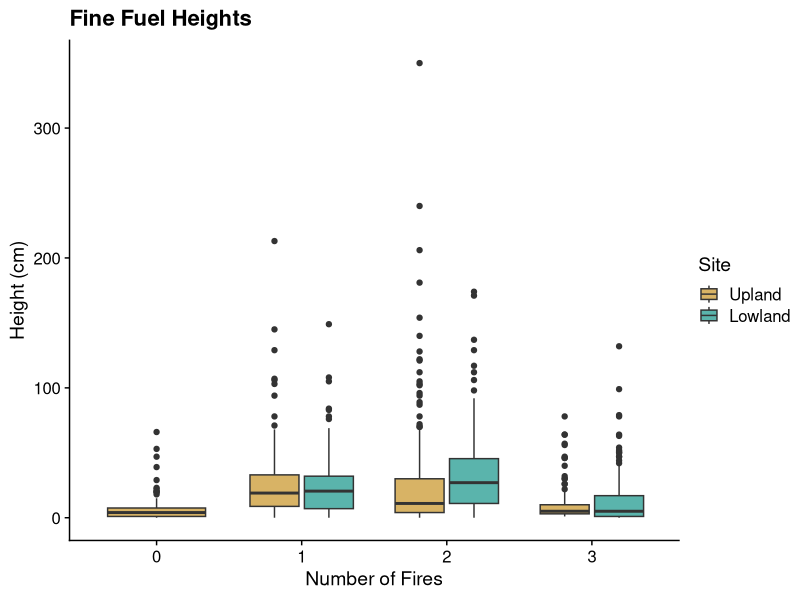

This chart was generated by the following R code: (Note: this script raises an error after producing the figure.)
# graphing fine fuel heights

library(ggplot2)
library(cowplot)
theme_set(theme_cowplot())
library(tidyverse)
library(here)

fine <- read.csv(here("data/FFL_raw.csv"))

ggplot(fine, aes(x = as.factor(TREAT), y = HEIGHT, fill = SITE)) + 
  geom_boxplot() + 
  labs(x = "Number of Fires", y = "Height (cm)", title = "Fine Fuel Heights") + 
  scale_fill_manual(values = c("#d8b365", "#5ab4ac"),
                    labels = c("Upland", "Lowland"),
                    name = "Site")
# taking out NAs
fine <- fine %>%
  filter(HEIGHT != "NA")

test <- fine %>%
  group_by(SITE, TREAT, PLOT, LINE) %>%
  summarise(AV_height = mean(HEIGHT))

# bringing in interval
int <- read.csv(here("data/cwd_tons.h.csv"))
int <- int %>%
  select(c("PLOT", "Interval"))

for(i in 1:length(plot.names)) {
  plot.int[i] <- int$Interval[int$PLOT == plot.names[i]]
}
plot.int

test$Interval <- plot.int

ggplot(test, aes(x = Interval,
                 y = AV_height, col = SITE)) + 
  geom_jitter(width = 4) + 
  labs(x = "Years since initial fire", y = "Height (cm)", title = "Fine Fuel Heights") + 
  scale_color_manual(values = c("#d8b365", "#5ab4ac"),
                    labels = c("Upland", "Lowland"),
                    name = "Site")


 